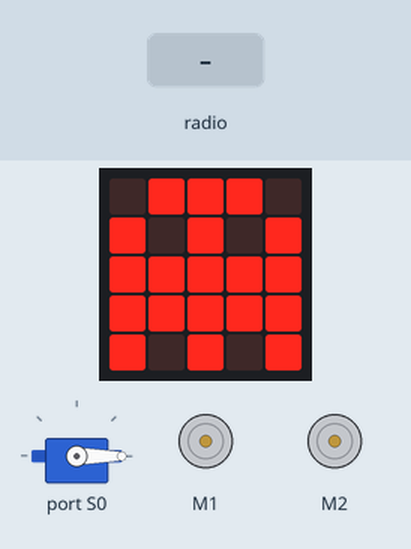
A program run on a simulated BBC micro:bit (MakeCode). Parts: servo, the board's 5×5 LED display, 2 × DC motor (green arrow = forward, orange = backward, longer = faster). The test bench sets the inputs (shaded band).

Above: at 1.8 s.
1.9 s: radio message "1" arrives
At 4.36 s:
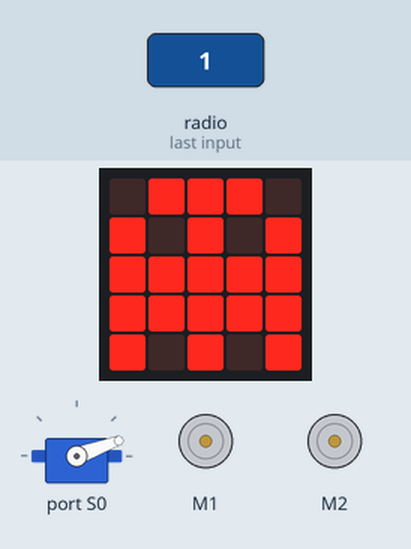
4.9 s: radio message "0" arrives
At 5.3 s:
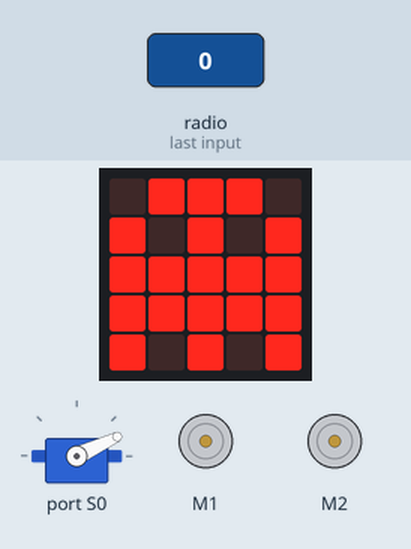
6.4 s: radio message "5" arrives
At 7.3 s:
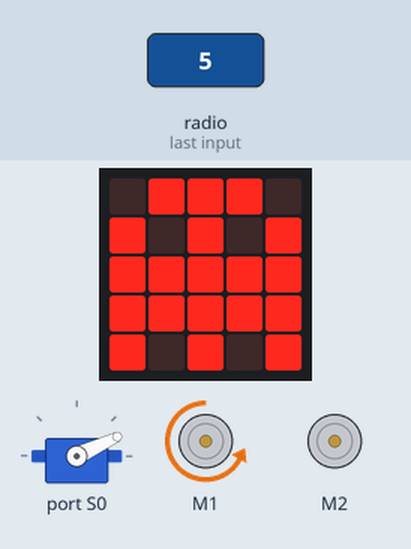
7.9 s: radio message "1" arrives
At 10.7 s:
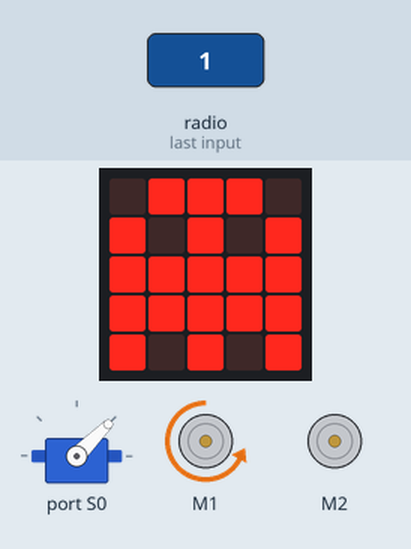
10.9 s: radio message "0" arrives
At 12.1 s:
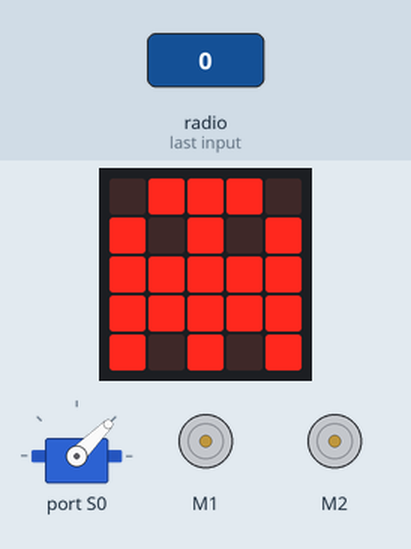
Timing chart, 0 to 13.4 s (numbered marks = the images above; inputs shaded):
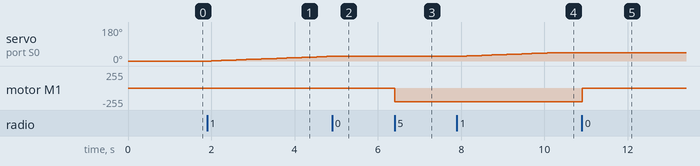

The program:

main.ts
```typescript
radio.onReceivedNumber(function (receivedNumber) {
    I = receivedNumber
})
let v = 0
let I = 0
radio.setGroup(0)
I = 99
wuKong.setServoAngle(wuKong.ServoTypeList._360, wuKong.ServoList.S0, 0)
music.setVolume(60)
basic.showIcon(IconNames.Ghost)
basic.forever(function () {
    if (I == 1) {
        if (v < 90) {
            v = v + 2
            basic.pause(100)
            wuKong.setServoAngle(wuKong.ServoTypeList._360, wuKong.ServoList.S0, v)
        }
    } else if (I == 2) {
        if (v > 0) {
            v = v - 2
            basic.pause(100)
            wuKong.setServoAngle(wuKong.ServoTypeList._360, wuKong.ServoList.S0, v)
        }
    }
    if (I == 3) {
        wuKong.setMotorSpeed(wuKong.MotorList.M2, 25)
    }
    if (I == 4) {
        wuKong.setMotorSpeed(wuKong.MotorList.M2, -35)
    }
    if (I == 5) {
        wuKong.setMotorSpeed(wuKong.MotorList.M1, -80)
    }
    if (I == 6) {
        wuKong.setMotorSpeed(wuKong.MotorList.M1, 80)
    }
    if (I == 0) {
        wuKong.stopAllMotor()
    }
})
```

test.ts
```typescript
// Tady jsou testy. Při použití tohoto balíčku jako rozšíření nebude zkompilováno.
```

Measured:
- after the input at 1.9 s, servo on port S0: moves from 0° to 25° over 2.9 s, starting after 0.10 s
- after the input at 4.9 s, servo on port S0: stays 25° (without the input it goes to 26° after 0.11 s)
- after the input at 6.4 s, motor M1: stopped → backward 204/255 at once
- after the input at 7.9 s, servo on port S0: moves from 25° to 45° over 2.3 s, starting after 0.12 s
- after the input at 10.9 s, motor M1: backward 204/255 → stopped at once
